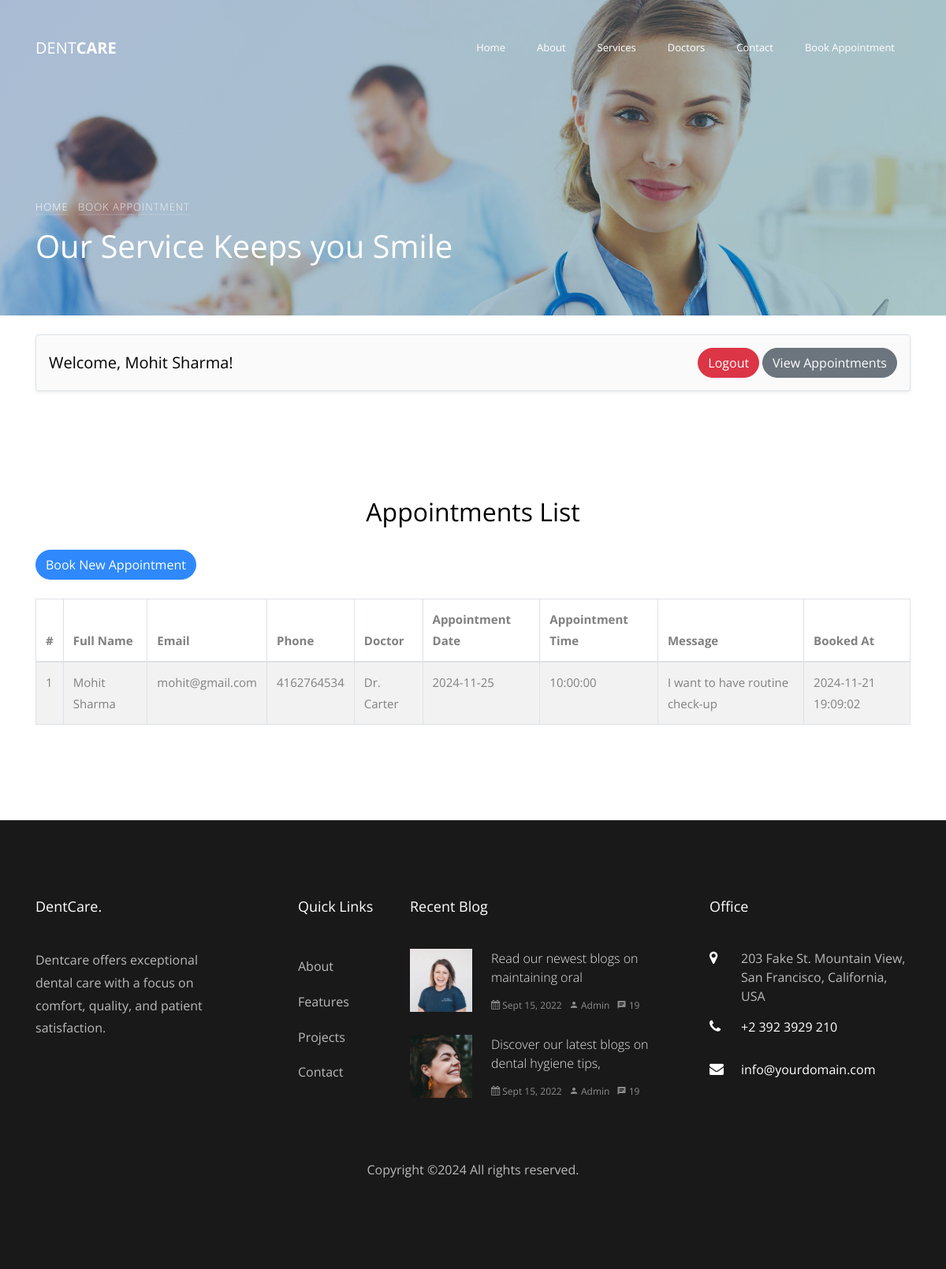
Screenshot of /appointments_list.php (signed in) with the database file from the repository.
### tables this page shows
CREATE TABLE `appointments` (
  `id` int(11) NOT NULL,
  `full_name` varchar(255) NOT NULL,
  `email` varchar(255) NOT NULL,
  `phone` varchar(15) NOT NULL,
  `doctor` varchar(255) NOT NULL,
  `appointment_date` date NOT NULL,
  `appointment_time` time NOT NULL,
  `message` text NOT NULL,
  `created_at` timestamp NOT NULL DEFAULT current_timestamp()
);

### appointments_list.php (the view, shortened to what this page needs)
<?php
require('Assets/connection.php');
require('Assets/head.php');
require('Assets/navbar.php');
$query = "SELECT * FROM appointments ORDER BY appointment_date ASC, appointment_time ASC";
$result = $conn->query($query);
?>
<section class="home-slider owl-carousel">
    <div class="slider-item bread-item" style="background-image: url('Assets/images/bg_1.jpg');" data-stellar-background-ratio="0.5">
        <div class="overlay"></div>
        <div class="container" data-scrollax-parent="true">
            <div class="row slider-text align-items-end">
                <div class="col-md-7 col-sm-12 ftco-animate mb-5">
                    <p class="breadcrumbs" data-scrollax="properties: { translateY: '70%', opacity: 1.6 }"><span class="mr-2"><a href="index.php">Home</a></span> <span>Book appointment</span></p>
                    <h1 class="mb-3" data-scrollax="properties: { translateY: '70%', opacity: .9 }">Our Service Keeps you Smile</h1>
                </div>
            </div>
        </div>
    </div>
</section>
<?php
echo "<section class='ftco-section py-4'>
        <div class='container'>
            <div class='row'>
                <div class='col-12'>
                    <div class='d-flex justify-content-between align-items-center p-3 border rounded bg-light shadow-sm'>
                        <h5 class='mb-0'>Welcome, " . htmlspecialchars($_SESSION['username']) . "!</h5>
                        <div>
                            <a href='logout.php' class='btn btn-danger me-2'>Logout</a>
                            <a href='appointments_list.php' class='btn btn-secondary'>View Appointments</a>
                        </div>
                    </div>
                </div>
            </div>
        </div>
      </section>";
?>
<section class="ftco-section">
    <div class="container">
        <h2 class="mb-4 text-center">Appointments List</h2>
<div class="mb-4 text-end">
            <a href="appointment.php" class="btn btn-primary">Book New Appointment</a>
        </div>
        <table class="table table-bordered table-striped">
            <thead>
                <tr>
                    <th>#</th>
                    <th>Full Name</th>
                    <th>Email</th>
                    <th>Phone</th>
                    <th>Doctor</th>
                    <th>Appointment Date</th>
                    <th>Appointment Time</th>
                    <th>Message</th>
                    <th>Booked At</th>
                </tr>
            </thead>
            <tbody>
                <?php if ($result->num_rows > 0): ?>
                    <?php while ($row = $result->fetch_assoc()): ?>
                        <tr>
                            <td><?php echo $row['id']; ?></td>
                            <td><?php echo htmlspecialchars($row['full_name']); ?></td>
                            <td><?php echo htmlspecialchars($row['email']); ?></td>
                            <td><?php echo htmlspecialchars($row['phone']); ?></td>
                            <td><?php echo htmlspecialchars($row['doctor']); ?></td>
                            <td><?php echo htmlspecialchars($row['appointment_date']); ?></td>
                            <td><?php echo htmlspecialchars($row['appointment_time']); ?></td>
                            <td><?php echo htmlspecialchars($row['message']); ?></td>
                            <td><?php echo htmlspecialchars($row['created_at']); ?></td>
                        </tr>
                    <?php endwhile; ?>
                <?php else: ?>
                    <tr>
                        <td colspan="9" class="text-center">No appointments found</td>
                    </tr>
                <?php endif; ?>
            </tbody>
        </table>
    </div>
</section>
<?php require('Assets/foot.php'); ?>
<?php require('Assets/footer.php'); ?>

### Assets/head.php (shortened to what this page needs)
<!DOCTYPE html>
<html lang="en">
  <head>
    <link rel="stylesheet" href="Assets/css/open-iconic-bootstrap.min.css">
    <link rel="stylesheet" href="Assets/css/animate.css">
    <link rel="stylesheet" href="Assets/css/owl.carousel.min.css">
    <link rel="stylesheet" href="Assets/css/owl.theme.default.min.css">
    <link rel="stylesheet" href="Assets/css/magnific-popup.css">
    <link rel="stylesheet" href="Assets/css/aos.css">
    <link rel="stylesheet" href="Assets/css/ionicons.min.css">
    <link rel="stylesheet" href="Assets/css/bootstrap-datepicker.css">
    <link rel="stylesheet" href="Assets/css/jquery.timepicker.css">
    <link rel="stylesheet" href="Assets/css/flaticon.css">
    <link rel="stylesheet" href="Assets/css/icomoon.css">
    <link rel="stylesheet" href="Assets/css/style.css">
  </head>
  <body>

### Assets/navbar.php (shortened to what this page needs)
<nav class="navbar navbar-expand-lg navbar-dark ftco_navbar bg-dark ftco-navbar-light" id="ftco-navbar">
	    <div class="container">
	      <a class="navbar-brand" href="index.html">Dent<span>Care</span></a>
	      <div class="collapse navbar-collapse" id="ftco-nav">
	        <ul class="navbar-nav ml-auto">
	          <li class="nav-item "><a href="index.php" class="nav-link">Home</a></li>
	          <li class="nav-item"><a href="about.php" class="nav-link">About</a></li>
	          <li class="nav-item"><a href="services.php" class="nav-link">Services</a></li>
	          <li class="nav-item"><a href="doctors.php" class="nav-link">Doctors</a></li>
	          <li class="nav-item"><a href="contact.php" class="nav-link">Contact</a></li>
	          <li class="nav-item"><a href="login.php" class="nav-link">Book Appointment</a></li>
	        </ul>
	      </div>
	    </div>
	  </nav>

### Assets/foot.php (shortened to what this page needs)
<footer class="ftco-footer ftco-bg-dark ftco-section">
      <div class="container">
        <div class="row mb-5">
          <div class="col-md-3">
            <div class="ftco-footer-widget mb-4">
              <h2 class="ftco-heading-2">DentCare.</h2>
              <p>Dentcare offers exceptional dental care with a focus on comfort, quality, and patient satisfaction.</p>
            </div>
            <ul class="ftco-footer-social list-unstyled float-md-left float-lft ">
            </ul>
          </div>
          <div class="col-md-2">
            <div class="ftco-footer-widget mb-4 ml-md-5">
              <h2 class="ftco-heading-2">Quick Links</h2>
              <ul class="list-unstyled">
                <li><a href="#" class="py-2 d-block">About</a></li>
                <li><a href="#" class="py-2 d-block">Features</a></li>
                <li><a href="#" class="py-2 d-block">Projects</a></li>
                <li><a href="#" class="py-2 d-block">Contact</a></li>
              </ul>
            </div>
          </div>
          <div class="col-md-4 pr-md-4">
            <div class="ftco-footer-widget mb-4">
              <h2 class="ftco-heading-2">Recent Blog</h2>
              <div class="block-21 mb-4 d-flex">
                <a class="blog-img mr-4" style="background-image: url(Assets/images/image_1.jpg);"></a>
                <div class="text">
                  <h3 class="heading"><a href="#">Read our newest blogs on maintaining oral</a></h3>
                  <div class="meta">
                    <div><a href="#"><span class="icon-calendar"></span> Sept 15, 2022</a></div>
                    <div><a href="#"><span class="icon-person"></span> Admin</a></div>
                    <div><a href="#"><span class="icon-chat"></span> 19</a></div>
                  </div>
                </div>
              </div>
              <div class="block-21 mb-4 d-flex">
                <a class="blog-img mr-4" style="background-image: url(Assets/images/image_2.jpg);"></a>
                <div class="text">
                  <h3 class="heading"><a href="#">Discover our latest blogs on dental hygiene tips,</a></h3>
                  <div class="meta">
                    <div><a href="#"><span class="icon-calendar"></span> Sept 15, 2022</a></div>
                    <div><a href="#"><span class="icon-person"></span> Admin</a></div>
                    <div><a href="#"><span class="icon-chat"></span> 19</a></div>
                  </div>
                </div>
              </div>
            </div>
          </div>
          <div class="col-md-3">
            <div class="ftco-footer-widget mb-4">
            	<h2 class="ftco-heading-2">Office</h2>
            	<div class="block-23 mb-3">
	              <ul>
	                <li><span class="icon icon-map-marker"></span><span class="text">203 Fake St. Mountain View, San Francisco, California, USA</span></li>
	                <li><a href="#"><span class="icon icon-phone"></span><span class="text">+2 392 3929 210</span></a></li>
	                <li><a href="#"><span class="icon icon-envelope"></span><span class="text">info@yourdomain.com</span></a></li>
	              </ul>
	            </div>
            </div>
          </div>
        </div>
        <div class="row">
          <div class="col-md-12 text-center">
            <p>
  Copyright &copy;<script>document.write(new Date().getFullYear());</script> All rights reserved.</a>
  </p>
          </div>
        </div>
      </div>
    </footer>

### Assets/footer.php (shortened to what this page needs)
  </body>
</html>

### css/icomoon.css (style rules this page uses)
[class^="icon-"], [class*=" icon-"] { font-family: 'icomoon' !important; speak: none; font-style: normal; font-weight: normal; font-variant: normal; text-transform: none; line-height: 1; -webkit-font-smoothing: antialiased; -moz-osx-font-smoothing: grayscale; }
.icon-map-marker:before { content: "\f041"; }
.icon-calendar:before { content: "\f073"; }
.icon-phone:before { content: "\f095"; }
.icon-envelope:before { content: "\f0e0"; }
.icon-chat:before { content: "\e0b7"; }
.icon-person:before { content: "\e7fd"; }

### rows the page displays
appointments: id "1", full_name "Mohit Sharma", email "mohit@gmail.com", phone "4162764534", doctor "Dr. Carter", appointment_date "2024-11-25", appointment_time "10:00:00", message "I want to have routine check-up", created_at "2024-11-21 19:09:02"

### other values shown
$_SESSION['username'] "Mohit Sharma"
